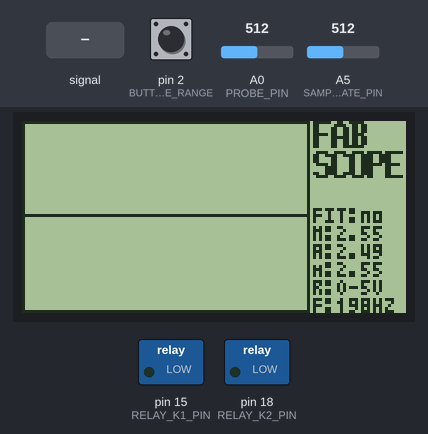
Bench run of a sketch on a simulated Arduino Uno, built with avr-gcc and run on an emulated ATmega328P. Shown: 128×64 one-colour display, switched loads named in the sketch (green lamp = pin HIGH). The inputs (shaded band) are chosen by the test bench; at power-on: A5 (SAMPLING_RATE_PIN) = 512, pin 2 (BUTTON_VOLTAGE_RANGE) LOW, A0 (PROBE_PIN) = 512. What the sketch prints to the serial monitor is not drawn.

Above: at 1.4 s.
1.5 s: A5 (SAMPLING_RATE_PIN) set to 102
At 3.3 s:
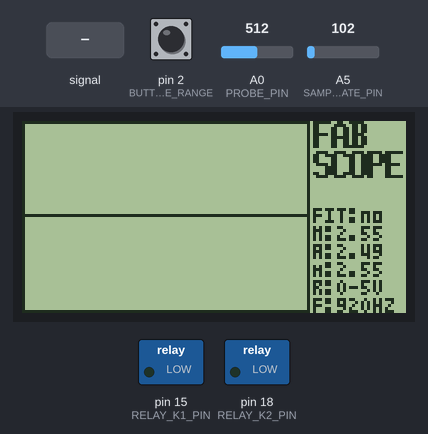
3.7 s: A5 (SAMPLING_RATE_PIN) set to 83
At 4.8 s:
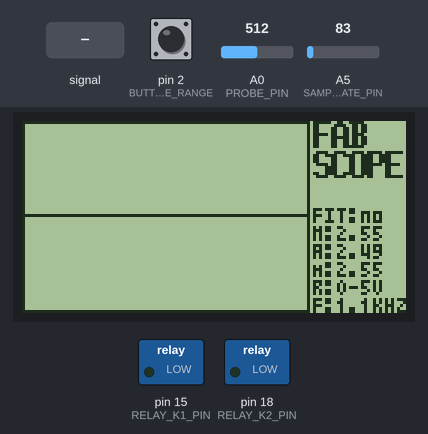
5.7 s: pin 2 (BUTTON_VOLTAGE_RANGE) pulled HIGH for 3.2 s
At 7.4 s:
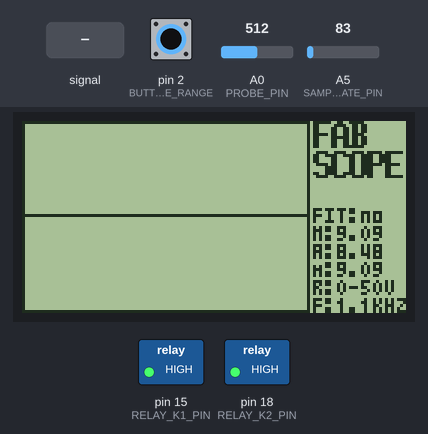
10.4 s: A0 (PROBE_PIN) fed a 200 Hz sine of ±81 counts around its level
At 11.6 s:
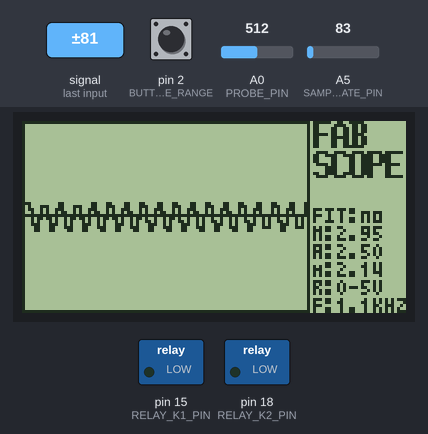
12.7 s: A0 (PROBE_PIN) set to 306
At 14.2 s:
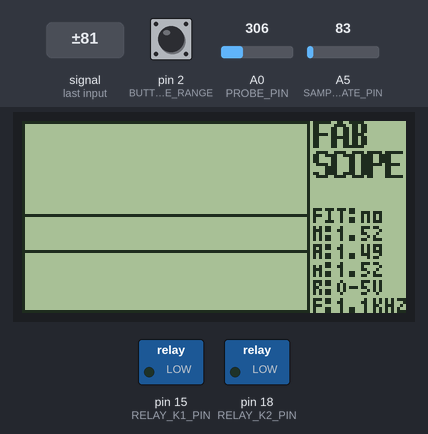
14.8 s: pin 2 (BUTTON_VOLTAGE_RANGE) pulled HIGH for 0.15 s
At 16.3 s:
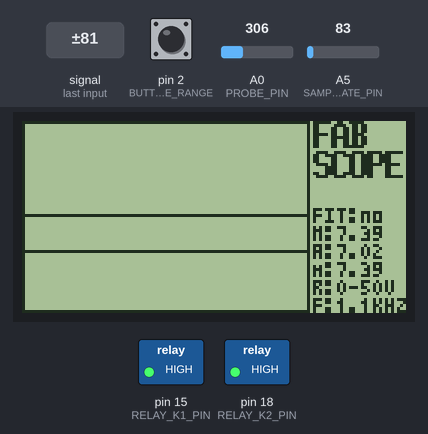
Timing chart, 0 to 17.7 s (numbered marks = the images above; inputs shaded):
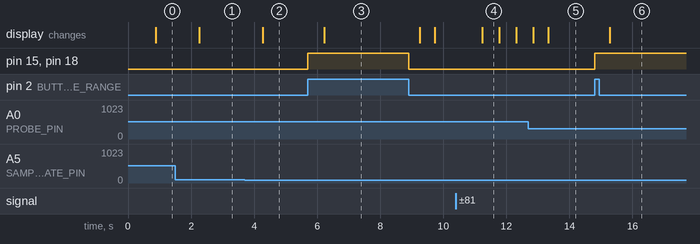

Measured:
- the behaviour switches between 93 and 92 on A5 (SAMPLING_RATE_PIN) (found by bisection; images 1 and 2)
- after the input at 1.5 s, the display: changes after 0.77 s (image 1)
- after the input at 3.7 s, the display: changes after 0.57 s (image 2)
- after the input at 5.7 s, pin 15 (RELAY_K1_PIN), pin 18 (RELAY_K2_PIN): LOW → HIGH at once, → LOW 3.2 s later; the display: changes after 0.53 s (image 3)
- after the input at 10.4 s, the display: changes after 0.84 s (image 4)
- after the input at 14.8 s, pin 15 (RELAY_K1_PIN), pin 18 (RELAY_K2_PIN): LOW → HIGH at once; the display: changes after 0.49 s (image 6)
- what the display in image 4 shows lasts 0.6 s, from 11.2 s to 11.8 s

The sketch:

fab_scope.ino
```cpp
#include "U8glib.h"

#define SIGNAL_FRAME_H 64
#define SIGNAL_FRAME_W 96
#define SIGNAL_FRAME_PROBED 94
#define PROBE_PIN A0
#define SAMPLING_RATE_PIN A5
#define BUTTON_VOLTAGE_RANGE 2
#define BUTTON_FIT 10

#define RELAY_K1_PIN 15
#define RELAY_K2_PIN 18

//#define RELAY_K3_PIN 15
//#define RELAY_K4_PIN 16
//#define RELAY_K5_PIN 17
//#define RELAY_K6_PIN 18

#define MINIMUM_DISPLAY_SIGNAL_HEIGHT 3
#define MAXIMUM_DISPLAY_SIGNAL_HEIGHT 61

uint16_t minimumAnalogRead;
uint16_t maximumAnalogRead;

#define MINIMUM_ANALOG_READ 0
#define MAXIMUM_ANALOG_READ 1023

#define BUTTON_RANGE_TIME_PRESS_AGAIN 1000

//#define SAMPLING_RATE_MAX_MICROSECONDS 100000
#define SAMPLING_RATE_MAX_MICROSECONDS 10000
#define SAMPLING_RATE_MIN_MICROSECONDS 100

const bool DEBUG  = true;

char freqPrint[9];
char voltagePrint[8];
char voltageRangePrint[9];
bool fitFunction;
long probeRate;
float probeRateMillis;
uint16_t probe1Valuea, maxVoltageProbe, minVoltageProbe;
long avgVoltageProbe;
uint16_t probedValues[SIGNAL_FRAME_PROBED];
uint8_t C,Z,probedValuesCounter;
uint8_t currentRange;
long buttonRangeTimePressed1,buttonRangeTimePressed2;
double samplingFrequency;
double maxVoltage,minVoltage,avgVoltage;
double currentVoltageRatio;
const double voltageRatio5 = 0.00497512437811; //volts per unit
const double voltageRatio50 = 0.05681818181818;//volts per unit
const double voltageRatio120 = 0.15151515151515;//volts per unit
const double voltageRatio200 = 0.38461538461538;//volts per unit

U8GLIB_ST7920_128X64 u8g(23, 21, 22, U8G_PIN_NONE);

void setup(void) {

  //debug init
   if(DEBUG)
    Serial.begin(9600);

  fitFunction = false;
  minimumAnalogRead = 0;
  maximumAnalogRead = 1023;

  //analog input init
  pinMode(PROBE_PIN,INPUT);
  pinMode(SAMPLING_RATE_PIN,INPUT);

  //digital relay pins init
  pinMode(RELAY_K1_PIN,OUTPUT);
  pinMode(RELAY_K2_PIN,OUTPUT);
  //pinMode(RELAY_K3_PIN,OUTPUT);
  //pinMode(RELAY_K4_PIN,OUTPUT);
  //pinMode(RELAY_K5_PIN,OUTPUT);
  //pinMode(RELAY_K6_PIN,OUTPUT);

  //init time vars
  buttonRangeTimePressed1 = 0;
  buttonRangeTimePressed2 = 0;

  //digital button pin inputs
  pinMode(BUTTON_VOLTAGE_RANGE,INPUT);
  pinMode(BUTTON_FIT,INPUT);

  //other settings & init
  probeRate = 20;
  probedValuesCounter = 0;

  //display init
  u8g.setColorIndex(1);

  //default position at maximum voltage
  switch_5();

  //attach interrupts for changing the voltage range
  attachInterrupt(digitalPinToInterrupt(BUTTON_VOLTAGE_RANGE), interruptFunctionRange, HIGH);

  //attach interrupts for changing the fit button
  attachInterrupt(digitalPinToInterrupt(BUTTON_FIT), interruptFunctionFit, HIGH);

  if(DEBUG)
    Serial.println("init ok");

}

void loop(void) {

  /*if(digitalRead(BUTTON_FIT)){

    if(DEBUG)
      Serial.println("buttonFit");

      if(fitFunction)
        fitFunction = false;
    else
      fitFunction = true;

  }*/

  //do a complete probe and then refresh the screen
  //this is needed because the resfresh rate of the display is to slow

  //first calculate the probe rate according to the position of the potentiometer
  probeRate = analogRead(SAMPLING_RATE_PIN);
  probeRate = map(probeRate,MINIMUM_ANALOG_READ,MAXIMUM_ANALOG_READ,SAMPLING_RATE_MIN_MICROSECONDS,SAMPLING_RATE_MAX_MICROSECONDS);
  samplingFrequency = probeRate;
  probeRateMillis = probeRate/1000;
  samplingFrequency = 1/(samplingFrequency*0.000001);

  if(DEBUG)
    Serial.println(samplingFrequency);

  //now start to fill the data buffer with samples
  //reset the voltage statistics
  maxVoltageProbe = 0;
  minVoltageProbe=1500;
  avgVoltageProbe = 0;

  Z=0;

  while(true){

      //place this inside an interrupt or outside the for
      //of just simplyfy the loop and consider the time of the analog read
      probedValues[Z] = analogRead(PROBE_PIN);

      //wait a certain amount of time according to the sampling rate
      if(probeRate<1000 && probeRate>=SAMPLING_RATE_MIN_MICROSECONDS)
        delayMicroseconds(probeRate-100);//consider the analog read
      else
        delay(probeRateMillis);//here not consider the analogRead delay

        ++Z;
        if(Z==SIGNAL_FRAME_PROBED)
          break;

  }

  //read only the voltage statistics
  Z=0;

  for(;Z<SIGNAL_FRAME_PROBED;Z++){

      //do statistics about the voltage

      if(probedValues[Z] > maxVoltageProbe)
        maxVoltageProbe = probedValues[Z];

      if( probedValues[Z] < minVoltageProbe)
        minVoltageProbe = probedValues[Z];

      avgVoltageProbe += probedValues[Z];

  }

  //check the fit function
  if(fitFunction){

    minimumAnalogRead = minVoltageProbe;
    maximumAnalogRead = maxVoltageProbe;

  }else{

   minimumAnalogRead = MINIMUM_ANALOG_READ;
   maximumAnalogRead = MAXIMUM_ANALOG_READ;

  }

  Z=0;

  for(;Z<SIGNAL_FRAME_PROBED;Z++)
      probedValues[Z] = map(probedValues[Z],minimumAnalogRead,maximumAnalogRead,MINIMUM_DISPLAY_SIGNAL_HEIGHT,MAXIMUM_DISPLAY_SIGNAL_HEIGHT);

  if(DEBUG){

      Serial.print("max probe: ");
      Serial.println(maxVoltageProbe);
      Serial.print("min probe: ");
      Serial.println(minVoltageProbe);
      Serial.print("voltage ratio: ");
      Serial.println(currentVoltageRatio,15);

      Serial.print("avg sum: ");
      Serial.println(avgVoltageProbe);

  }

  //depends on the range selected you can have different ratio to obtain the real voltages values
  maxVoltage = currentVoltageRatio*maxVoltageProbe;
  minVoltage = currentVoltageRatio*minVoltageProbe;
  avgVoltage = currentVoltageRatio*avgVoltageProbe;

  //here divide to have the average
  avgVoltage = avgVoltage / SIGNAL_FRAME_W;

  if(DEBUG){

      Serial.print("max voltage: ");
      Serial.println(maxVoltage);
      Serial.print("min voltage: ");
      Serial.println(minVoltage);

  }

  u8g.firstPage();

  do{

    draw();

  }while( u8g.nextPage() );


}

void draw(void) {

  //setup the signal display
  u8g.drawFrame(0,0,SIGNAL_FRAME_W,SIGNAL_FRAME_H);
  u8g.drawLine(0,(SIGNAL_FRAME_H/2)-1,SIGNAL_FRAME_W-1,(SIGNAL_FRAME_H/2)-1);

  u8g.setFont(u8g_font_6x13B);
  u8g.drawStr(SIGNAL_FRAME_W+1, 9, "FAB");
  u8g.drawStr(SIGNAL_FRAME_W+1, 19, "SCOPE");

  //set micro size for all the text on the side
  u8g.setFont(u8g_font_micro);

  //draw selected voltage range
  u8g.drawStr(SIGNAL_FRAME_W+1, 58, voltageRangePrint);

  //draw fequency
  memset(freqPrint,'\0',9);
  dtostrf(samplingFrequency,5,0,freqPrint);

  if(samplingFrequency == SAMPLING_RATE_MAX_MICROSECONDS){

      freqPrint[0] = 'F';
      freqPrint[1] = ':';
      freqPrint[2] = '1';
      freqPrint[3] = '0';
      freqPrint[4] = 'K';
      freqPrint[5] = 'H';
      freqPrint[6] = 'Z';

  }else
  if(samplingFrequency >= 1000 && samplingFrequency < SAMPLING_RATE_MAX_MICROSECONDS){

      freqPrint[3] = freqPrint[2];
      freqPrint[2] = '.';
      freqPrint[4] = 'K';
      freqPrint[5] = 'H';
      freqPrint[6] = 'Z';

      //slide the content of the array of one positions right
      freqPrint[8] = freqPrint[7];
      freqPrint[7] = freqPrint[6];
      freqPrint[6] = freqPrint[5];
      freqPrint[5] = freqPrint[4];
      freqPrint[4] = freqPrint[3];
      freqPrint[3] = freqPrint[2];
      freqPrint[2] = freqPrint[1];

      //add the label:
      freqPrint[0] = 'F';
      freqPrint[1] = ':';

  }else{

    //write hz at the end
    freqPrint[5] = 'H';
    freqPrint[6] = 'Z';

     //add the label:
     freqPrint[0] = 'F';
     freqPrint[1] = ':';

    }

  //shift left the chars if there is space at the beginning
  while(freqPrint[0] == ' '){

      freqPrint[0] = freqPrint[1];
      freqPrint[1] = freqPrint[2];
      freqPrint[2] = freqPrint[3];
      freqPrint[3] = freqPrint[4];
      freqPrint[4] = freqPrint[5];
      freqPrint[5] = freqPrint[6];
      freqPrint[6] = ' ';

  }

  u8g.drawStr(SIGNAL_FRAME_W+1, 64, freqPrint);

  //print the statistic data
  memset(voltagePrint,'\0',8);
  dtostrf(minVoltage,5,2,voltagePrint);

  voltagePrint[8] = voltagePrint[7];
  voltagePrint[7] = voltagePrint[6];
  voltagePrint[6] = voltagePrint[5];
  voltagePrint[5] = voltagePrint[4];
  voltagePrint[4] = voltagePrint[3];
  voltagePrint[3] = voltagePrint[2];
  voltagePrint[2] = voltagePrint[1];
  voltagePrint[1] = ':';
  voltagePrint[0] = 'm';

  u8g.drawStr(SIGNAL_FRAME_W+1, 52, voltagePrint);

  memset(voltagePrint,'\0',8);
  dtostrf(avgVoltage,5,2,voltagePrint);

  voltagePrint[8] = voltagePrint[7];
  voltagePrint[7] = voltagePrint[6];
  voltagePrint[6] = voltagePrint[5];
  voltagePrint[5] = voltagePrint[4];
  voltagePrint[4] = voltagePrint[3];
  voltagePrint[3] = voltagePrint[2];
  voltagePrint[2] = voltagePrint[1];
  voltagePrint[1] = ':';
  voltagePrint[0] = 'A';

  u8g.drawStr(SIGNAL_FRAME_W+1, 46, voltagePrint);

  memset(voltagePrint,'\0',8);
  dtostrf(maxVoltage,5,2,voltagePrint);

  voltagePrint[8] = voltagePrint[7];
  voltagePrint[7] = voltagePrint[6];
  voltagePrint[6] = voltagePrint[5];
  voltagePrint[5] = voltagePrint[4];
  voltagePrint[4] = voltagePrint[3];
  voltagePrint[3] = voltagePrint[2];
  voltagePrint[2] = voltagePrint[1];
  voltagePrint[1] = ':';
  voltagePrint[0] = 'M';

  u8g.drawStr(SIGNAL_FRAME_W+1, 40, voltagePrint);

  //print the fit
  if(fitFunction)
    u8g.drawStr(SIGNAL_FRAME_W+1, 34, "FIT:yes");
  else
    u8g.drawStr(SIGNAL_FRAME_W+1, 34, "FIT:no");

  //draw signal data
  Z=0;

  for(;Z<SIGNAL_FRAME_W-2;Z++)

      if(probedValues[Z] > 0){

         if(Z>0){

          if(probedValues[Z] - probedValues[Z-1] > 1 || probedValues[Z] - probedValues[Z-1] < -1)
            u8g.drawLine(Z+1,(MAXIMUM_DISPLAY_SIGNAL_HEIGHT+2)-probedValues[Z-1],Z+1,(MAXIMUM_DISPLAY_SIGNAL_HEIGHT+2)-probedValues[Z]);
          else
            u8g.drawPixel(Z+1,(MAXIMUM_DISPLAY_SIGNAL_HEIGHT+2)-probedValues[Z]);

         }else
          u8g.drawPixel(Z+1,(MAXIMUM_DISPLAY_SIGNAL_HEIGHT+2)-probedValues[Z]);

   }

}

void switch_50(){

  digitalWrite(RELAY_K1_PIN,HIGH);
  digitalWrite(RELAY_K2_PIN,HIGH);
  //digitalWrite(RELAY_K3_PIN,HIGH);
  //digitalWrite(RELAY_K4_PIN,LOW);
  //digitalWrite(RELAY_K5_PIN,LOW);
  //digitalWrite(RELAY_K6_PIN,HIGH);

  memset(voltageRangePrint,'\0',9);

  voltageRangePrint[0] = 'R';
  voltageRangePrint[1] = ':';
  voltageRangePrint[2] = '0';
  voltageRangePrint[3] = '-';
  voltageRangePrint[4] = '5';
  voltageRangePrint[5] = '0';
  voltageRangePrint[6] = 'V';

  currentRange = 50;
  currentVoltageRatio = voltageRatio50;

}

void switch_5(){

  digitalWrite(RELAY_K1_PIN,LOW);
  digitalWrite(RELAY_K2_PIN,LOW);
  //digitalWrite(RELAY_K3_PIN,LOW);
  //digitalWrite(RELAY_K4_PIN,LOW);
  //digitalWrite(RELAY_K5_PIN,LOW);
  //digitalWrite(RELAY_K6_PIN,LOW);

  memset(voltageRangePrint,'\0',9);

  voltageRangePrint[0] = 'R';
  voltageRangePrint[1] = ':';
  voltageRangePrint[2] = '0';
  voltageRangePrint[3] = '-';
  voltageRangePrint[4] = '5';
  voltageRangePrint[5] = 'V';

  currentRange = 5;
  currentVoltageRatio = voltageRatio5;

}

/*
void switch_120(){

  digitalWrite(RELAY_K1_PIN,HIGH);
  digitalWrite(RELAY_K2_PIN,LOW);
  digitalWrite(RELAY_K3_PIN,LOW);
  digitalWrite(RELAY_K4_PIN,HIGH);
  digitalWrite(RELAY_K5_PIN,LOW);
  digitalWrite(RELAY_K6_PIN,LOW);

  memset(voltageRangePrint,'\0',9);

  voltageRangePrint[0] = 'R';
  voltageRangePrint[1] = ':';
  voltageRangePrint[2] = '0';
  voltageRangePrint[3] = '-';
  voltageRangePrint[4] = '1';
  voltageRangePrint[5] = '2';
  voltageRangePrint[6] = '0';
  voltageRangePrint[7] = 'V';

  currentRange = 120;
  currentVoltageRatio = voltageRatio120;

}
*/
/*
void switch_200(){

  digitalWrite(RELAY_K1_PIN,LOW);
  digitalWrite(RELAY_K2_PIN,HIGH);
  digitalWrite(RELAY_K3_PIN,LOW);
  digitalWrite(RELAY_K4_PIN,LOW);
  digitalWrite(RELAY_K5_PIN,HIGH);
  digitalWrite(RELAY_K6_PIN,LOW);

  memset(voltageRangePrint,'\0',9);

  voltageRangePrint[0] = 'R';
  voltageRangePrint[1] = ':';
  voltageRangePrint[2] = '0';
  voltageRangePrint[3] = '-';
  voltageRangePrint[4] = '2';
  voltageRangePrint[5] = '0';
  voltageRangePrint[6] = '0';
  voltageRangePrint[7] = 'V';

  currentRange = 200;
  currentVoltageRatio = voltageRatio200;

}
*/
void interruptFunctionRange(){

  buttonRangeTimePressed1 = millis();

  if((buttonRangeTimePressed1-buttonRangeTimePressed2) > BUTTON_RANGE_TIME_PRESS_AGAIN){

    if(currentRange == 5)
      switch_50();
//    else
//    if(currentRange == 50)
//      switch_120();
//    else
//    if(currentRange == 120)
//      switch_200();
     else
      switch_5();

    buttonRangeTimePressed2 = millis();

  }

}

void interruptFunctionFit(){

  if(fitFunction)
    fitFunction = false;
  else
    fitFunction = true;

    Serial.println("interruptFunctionFit");

}
```
